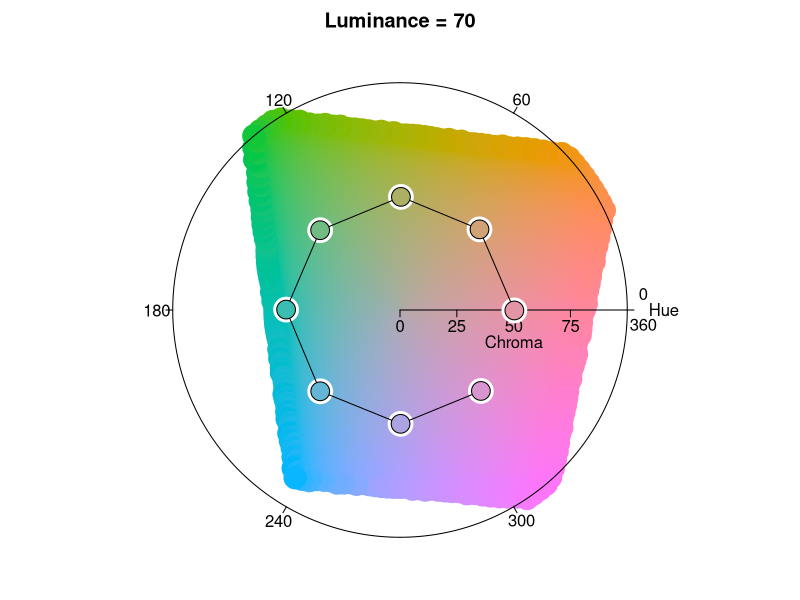
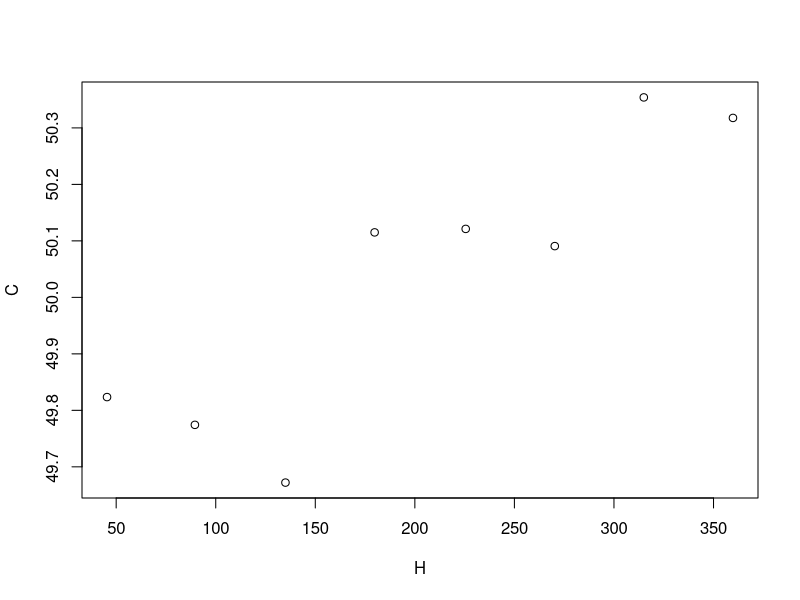

The R source for these figures, in order: (Note: this script raises an error after producing the figures.)
# Author: Martina Zaharieva
# Aim: Generate CIELUV color samples with equal hue spacing, chroma and lightness values for Project Many Babies At Home. 

# Install and load packages in library. 
# install.packages("colorspace")
# install.packages("rstudioapi")
library(colorspace) # Allows to simulate color vision deficiency using the simulate_cvd function.
library(tidyverse)
library(rstudioapi)

# GENERATE N EQUILUMINANT COLORS ----

# Compute N amount of colors from a different hue, while keeping luminance and chroma fixed.
# HCL values represent polar coordinates in CIELUV space of existing RGB values with a reference
# to a grey value: #b0aca9 at 70% luminance. 
stim_colors <- hclplot(qualitative_hcl(n = 8, c = 50, l = 70, fixup = TRUE))
plot(stim_colors)

# Save the resulting matrix into a dataframe. Compute the difference in hue between adjacent values.
stim_colors_hex <- as.data.frame(stim_colors) %>% 
  as.data.frame(hex(polarLUV(L = stim_colors_hex$L, C = stim_colors_hex$C, H = stim_colors_hex$H), fixup = FALSE)) %>%
  tibble::rownames_to_column(., var = "hex_code") %>%
  # Append grey value (same luminance) used for background stimulus display color:#b0aca9  
  dplyr::bind_rows(tibble(hex_code = "#b0aca9")) 

# Export as .csv.  
write.csv2(stim_colors_hex, file = 'MBAH_colors.csv', sep = ",", dec = ".", col.names = TRUE, row.names = FALSE)
